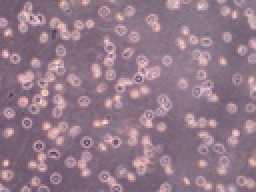
%> input picture bg_subtract/RemoveBackground/image1.jpg, 128 x 96 px, shrunk from 1280 x 960 before the run (shown 2 times larger)
$ octave RemoveBackground.m   (GNU Octave 9; MATLAB toolbox functions it lacks are replaced by stand-ins)
%> lines starting %> are read from the running program, lines starting %| are printed output that depends on the picture; in (x1, y1, x2, y2) boxes, pixels count from 0 and x2, y2 are one past the last pixel; in counts of white or black regions, pixels touching at a corner belong together; the program's own positions count from 1
### bg_subtract/RemoveBackground/separate.m
function [masked_image] = separate(working_image,background_dominant)
%Seperate function: Using a sum-of-gaussians model (2 gaussians) for the color at each pixel results in a simple way of seperating the background.
%Written by Alexander Farley, April 19 2011
%alexander.farley at utoronto.ca
%Updated October 8 2011: Added a flag for pictures where the foreground is dominant
%
%
%working_image: the input image to be counted
%background_dominant: set to 1 if the background occupies more than 50% of
%the image area, otherwise set to 0
%masked_image: binary background/cell separated image

[image_height image_width num_colors] = size(working_image);

%Seperate into color columns
Acolumn = working_image(:,:,1);
Bcolumn = working_image(:,:,2);
Ccolumn = working_image(:,:,3);

%Show original color data in 3D space
% figure
 Areduced = downsample(Acolumn(:),1000);
 Breduced = downsample(Bcolumn(:),1000);
 Creduced = downsample(Ccolumn(:),1000);
% scatter3(Areduced, Breduced, Creduced);

%Combine columns
sample_data = [Acolumn(:)'; Bcolumn(:)'; Ccolumn(:)';];
sample_data_reduced = [Areduced(:)'; Breduced(:)'; Creduced(:)'];

[W,M,V,L] = EM_GM(sample_data_reduced', 2);

%Calculate pdf using Gaussian parameters estimated using EM
membership = zeros(length(Acolumn(:)), 2);
for j=1:length(Acolumn(:))
    membership(j,1) = W(1)*mvnpdf(sample_data(:,j), M(:,1), V(:,:,1));
    membership(j,2) = W(2)*mvnpdf(sample_data(:,j), M(:,2), V(:,:,2));
end

is_bg = membership(:,2) > membership(:,1);
bg_mask = reshape(is_bg, image_height,image_width);
if background_dominant
if W(1) > W(2)
fg_mask = bg_mask;
else
    fg_mask = ~bg_mask;
end
else
if W(1) > W(2)
fg_mask = ~bg_mask;
else
    fg_mask = bg_mask;
end
end

masked_image = working_image;
masked_image(:,:,1) = fg_mask.*masked_image(:,:,1);
masked_image(:,:,2) = fg_mask.*masked_image(:,:,2);
masked_image(:,:,3) = fg_mask.*masked_image(:,:,3);

masked_image = masked_image > 1;

### bg_subtract/RemoveBackground/EM_GM.m
function [W,M,V,L] = EM_GM(X,k,ltol,maxiter,pflag,Init)
% [W,M,V,L] = EM_GM(X,k,ltol,maxiter,pflag,Init)
%
% EM algorithm for k multidimensional Gaussian mixture estimation
%
% Inputs:
%   X(n,d) - input data, n=number of observations, d=dimension of variable
%   k - maximum number of Gaussian components allowed
%   ltol - percentage of the log likelihood difference between 2 iterations ([] for none)
%   maxiter - maximum number of iteration allowed ([] for none)
%   pflag - 1 for plotting GM for 1D or 2D cases only, 0 otherwise ([] for none)
%   Init - structure of initial W, M, V: Init.W, Init.M, Init.V ([] for none)
%
% Ouputs:
%   W(1,k) - estimated weights of GM
%   M(d,k) - estimated mean vectors of GM
%   V(d,d,k) - estimated covariance matrices of GM
%   L - log likelihood of estimates
%
% Written by
%   Patrick P. C. Tsui,
%   PAMI research group
%   Department of Electrical and Computer Engineering
%   University of Waterloo,
%   March, 2006
%

%%%% Validate inputs %%%%
if nargin <= 1,
    disp('EM_GM must have at least 2 inputs: X,k!/n')
    return
elseif nargin == 2,
    ltol = 0.1; maxiter = 1000; pflag = 0; Init = [];
    err_X = Verify_X(X);
    err_k = Verify_k(k);
    if err_X || err_k, return; end
elseif nargin == 3,
    maxiter = 1000; pflag = 0; Init = [];
    err_X = Verify_X(X);
    err_k = Verify_k(k);
    [ltol,err_ltol] = Verify_ltol(ltol);
    if err_X || err_k || err_ltol, return; end
elseif nargin == 4,
    pflag = 0;  Init = [];
    err_X = Verify_X(X);
    err_k = Verify_k(k);
    [ltol,err_ltol] = Verify_ltol(ltol);
    [maxiter,err_maxiter] = Verify_maxiter(maxiter);
    if err_X || err_k || err_ltol || err_maxiter, return; end
elseif nargin == 5,
     Init = [];
    err_X = Verify_X(X);
    err_k = Verify_k(k);
    [ltol,err_ltol] = Verify_ltol(ltol);
    [maxiter,err_maxiter] = Verify_maxiter(maxiter);
    [pflag,err_pflag] = Verify_pflag(pflag);
    if err_X || err_k || err_ltol || err_maxiter || err_pflag, return; end
elseif nargin == 6,
    err_X = Verify_X(X);
    err_k = Verify_k(k);
    [ltol,err_ltol] = Verify_ltol(ltol);
    [maxiter,err_maxiter] = Verify_maxiter(maxiter);
    [pflag,err_pflag] = Verify_pflag(pflag);
    [Init,err_Init]=Verify_Init(Init);
    if err_X || err_k || err_ltol || err_maxiter || err_pflag || err_Init, return; end
else
    disp('EM_GM must have 2 to 6 inputs!');
    return
end

%%%% Initialize W, M, V,L %%%%
t = cputime;
if isempty(Init),
    [W,M,V] = Init_EM(X,k); L = 0;
else
    W = Init.W;
    M = Init.M;
    V = Init.V;
end
Ln = Likelihood(X,k,W,M,V); % Initialize log likelihood
Lo = 2*Ln;

%%%% EM algorithm %%%%
niter = 0;
while (abs(100*(Ln-Lo)/Lo)>ltol) && (niter<=maxiter),
    E = Expectation(X,k,W,M,V); % E-step
    [W,M,V] = Maximization(X,k,E);  % M-step
    Lo = Ln;
    Ln = Likelihood(X,k,W,M,V);
    niter = niter + 1;
end
L = Ln;

%%%% Plot 1D or 2D %%%%
if pflag==1,
    [n,d] = size(X);
    if d>2,
        disp('Can only plot 1 or 2 dimensional applications!/n');
    else
        Plot_GM(X,k,W,M,V);
    end
    elapsed_time = sprintf('CPU time used for EM_GM: %5.2fs',cputime-t);
    disp(elapsed_time);
    disp(sprintf('Number of iterations: %d',niter-1));
end
%%%%%%%%%%%%%%%%%%%%%%
%%%% End of EM_GM %%%%
%%%%%%%%%%%%%%%%%%%%%%

function E = Expectation(X,k,W,M,V)
[n,d] = size(X);
a = (2*pi)^(0.5*d);
S = zeros(1,k);
iV = zeros(d,d,k);
for j=1:k,
    if V(:,:,j)==zeros(d,d), V(:,:,j)=ones(d,d)*eps; end
    S(j) = sqrt(det(V(:,:,j)));
    iV(:,:,j) = inv(V(:,:,j));
end
E = zeros(n,k);
for i=1:n,
    for j=1:k,
        dXM = X(i,:)'-M(:,j);
        pl = exp(-0.5*dXM'*iV(:,:,j)*dXM)/(a*S(j));
        E(i,j) = W(j)*pl;
    end
    E(i,:) = E(i,:)/sum(E(i,:));
end
%%%%%%%%%%%%%%%%%%%%%%%%%%%%
%%%% End of Expectation %%%%
%%%%%%%%%%%%%%%%%%%%%%%%%%%%

function [W,M,V] = Maximization(X,k,E)
[n,d] = size(X);
W = zeros(1,k); M = zeros(d,k);
V = zeros(d,d,k);
for i=1:k,  % Compute weights
    for j=1:n,
        W(i) = W(i) + E(j,i);
        M(:,i) = M(:,i) + E(j,i)*X(j,:)';
    end
    M(:,i) = M(:,i)/W(i);
end
for i=1:k,
    for j=1:n,
        dXM = X(j,:)'-M(:,i);
        V(:,:,i) = V(:,:,i) + E(j,i)*dXM*dXM';
    end
    V(:,:,i) = V(:,:,i)/W(i);
end
W = W/n;
%%%%%%%%%%%%%%%%%%%%%%%%%%%%%
%%%% End of Maximization %%%%
%%%%%%%%%%%%%%%%%%%%%%%%%%%%%

function L = Likelihood(X,k,W,M,V)
% Compute L based on K. V. Mardia, "Multivariate Analysis", Academic Press, 1979, PP. 96-97
% to enchance computational speed
[n,d] = size(X);
U = mean(X)';
S = cov(X);
L = 0;
for i=1:k,
    iV = inv(V(:,:,i));
    L = L + W(i)*(-0.5*n*log(det(2*pi*V(:,:,i))) ...
        -0.5*(n-1)*(trace(iV*S)+(U-M(:,i))'*iV*(U-M(:,i))));
end
%%%%%%%%%%%%%%%%%%%%%%%%%%%
%%%% End of Likelihood %%%%
%%%%%%%%%%%%%%%%%%%%%%%%%%%

function err_X = Verify_X(X)
err_X = 1;
[n,d] = size(X);
if n<d,
    disp('Input data must be n x d!/n');
    return
end
err_X = 0;
%%%%%%%%%%%%%%%%%%%%%%%%%
%%%% End of Verify_X %%%%
%%%%%%%%%%%%%%%%%%%%%%%%%

function err_k = Verify_k(k)
err_k = 1;
if ~isnumeric(k) | ~isreal(k) | k<1,
    disp('k must be a real integer >= 1!/n');
    return
end
err_k = 0;
%%%%%%%%%%%%%%%%%%%%%%%%%
%%%% End of Verify_k %%%%
%%%%%%%%%%%%%%%%%%%%%%%%%

% [9 lines left out: function Verify_ltol, not called in this run]
%%%%%%%%%%%%%%%%%%%%%%%%%%%%
%%%% End of Verify_ltol %%%%
%%%%%%%%%%%%%%%%%%%%%%%%%%%%

% [9 lines left out: function Verify_maxiter, not called in this run]
%%%%%%%%%%%%%%%%%%%%%%%%%%%%%%%
%%%% End of Verify_maxiter %%%%
%%%%%%%%%%%%%%%%%%%%%%%%%%%%%%%

% [9 lines left out: function Verify_pflag, not called in this run]
%%%%%%%%%%%%%%%%%%%%%%%%%%%%%
%%%% End of Verify_pflag %%%%
%%%%%%%%%%%%%%%%%%%%%%%%%%%%%

% [21 lines left out: function Verify_Init, not called in this run]
%%%%%%%%%%%%%%%%%%%%%%%%%%%%
%%%% End of Verify_Init %%%%
%%%%%%%%%%%%%%%%%%%%%%%%%%%%

function [W,M,V] = Init_EM(X,k)
[n,d] = size(X);
[Ci,C] = kmeans(X,k,'Start','cluster', ...
    'Maxiter',100, ...
    'EmptyAction','drop', ...
    'Display','off'); % Ci(nx1) - cluster indeices; C(k,d) - cluster centroid (i.e. mean)
while sum(isnan(C))>0,
    [Ci,C] = kmeans(X,k,'Start','cluster', ...
        'Maxiter',100, ...
        'EmptyAction','drop', ...
        'Display','off');
end
M = C';
Vp = repmat(struct('count',0,'X',zeros(n,d)),1,k);
for i=1:n, % Separate cluster points
    Vp(Ci(i)).count = Vp(Ci(i)).count + 1;
    Vp(Ci(i)).X(Vp(Ci(i)).count,:) = X(i,:);
end
V = zeros(d,d,k);
for i=1:k,
    W(i) = Vp(i).count/n;
    V(:,:,i) = cov(Vp(i).X(1:Vp(i).count,:));
end
%%%%%%%%%%%%%%%%%%%%%%%%
%%%% End of Init_EM %%%%
%%%%%%%%%%%%%%%%%%%%%%%%

% [38 lines left out: function Plot_GM, not called in this run]
%%%%%%%%%%%%%%%%%%%%%%%%
%%%% End of Plot_GM %%%%
%%%%%%%%%%%%%%%%%%%%%%%%

% [37 lines left out: function Plot_Std_Ellipse, not called in this run]
%%%%%%%%%%%%%%%%%%%%%%%%%%%%%%%%%
%%%% End of Plot_Std_Ellipse %%%%
%%%%%%%%%%%%%%%%%%%%%%%%%%%%%%%%%

### bg_subtract/RemoveBackground/RemoveBackground.m
input_image_path = 'image1.jpg';

im = double(imread(input_image_path));

[masked_image] = separate(im,1);
%> in separate, `Acolumn = working_image(:,:,1);`:
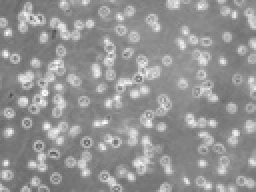
%> Acolumn: size 96x128 double (shown 2 times larger); min 76, max 255, mean 147.8
%> in separate, `Bcolumn = working_image(:,:,2);`:
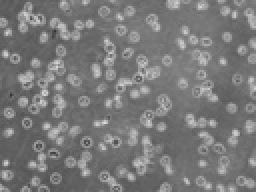
%> Bcolumn: size 96x128 double (shown 2 times larger); min 52, max 220, mean 121.7
%> in separate, `Ccolumn = working_image(:,:,3);`:
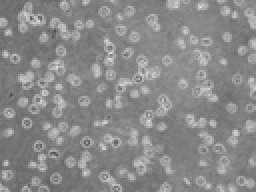
%> Ccolumn: size 96x128 double (shown 2 times larger); min 74, max 225, mean 137.6
%> in separate, `Areduced = downsample(Acolumn(:),1000);`: Areduced = [120; 213; 199; 176; 132; 166; 135; 125; 188; 130; 129; 142; 130]
%> in separate, `Breduced = downsample(Bcolumn(:),1000);`: Breduced = [99; 174; 159; 144; 111; 129; 117; 106; 161; 107; 115; 115; 119]
%> in separate, `Creduced = downsample(Ccolumn(:),1000);`: Creduced = [114; 179; 168; 165; 130; 146; 131; 126; 176; 123; 132; 132; 135]
%> in separate, `sample_data_reduced = [Areduced(:)'; Breduced(:)'; Creduced(:)'];`: sample_data_reduced = 13 columns, first 8: [120 213 199 176 132 166 135 125; 99 174 159 144 111 129 117 106; 114 179 168 165 130 146 131 126]
%> in EM_GM, `err_X = Verify_X(X);`: err_X = 0
%> in Init_EM, `[Ci,C] = kmeans(X,k,'Start','cluster', 'Maxiter',100, 'EmptyAction','d..`: Ci = [2; 1; 1; 1; 2; 1; 2; 2; 1; 2; 2; 2; 2]; C = [188.4 153.4 166.8; 130.4 111.1 127.9]
%> in Init_EM, `M = C';`: M = [188.4 130.4; 153.4 111.1; 166.8 127.9]
%> after the loop in Init_EM, `for i=1:n,`: Vp = 2 items; count: 5, 8
%> after the loop in Init_EM, `for i=1:k,`: W = [0.385 0.615]
%> in EM_GM, `[W,M,V] = Init_EM(X,k)`: M = [188.4 130.4; 153.4 111.1; 166.8 127.9]
%> in Likelihood, `U = mean(X)';`: U = [152.7; 127.4; 142.8]
%> in Likelihood, `S = cov(X);`: S = [1002.6 749.4 663.4; 749.4 584.4 518.3; 663.4 518.3 471]
%> the loop in Likelihood, `for i=1:k,` made 2 passes
%> L on passes 1 to 2: -198.1, -403.2
%> in EM_GM, `Ln = Likelihood(X,k,W,M,V);`: Ln = -403.2
%> in EM_GM, `Lo = 2*Ln;`: Lo = -806.4
%> the loop in EM_GM, `while (abs(100*(Ln-Lo)/Lo)>ltol) && (niter<=maxiter),` made 2 passes
%> (a in Expectation, W, M, Lo, U in Likelihood) on passes 1 to 2: (15.75, [0.385 0.615], [188.4 130.4; 153.4 111.1; 166.8 127.9], -403.2, [152.7; 127.4; 142.8]), (15.75, [0.385 0.615], [188.4 130.4; 153.4 111.1; 166.8 127.9], -461, [152.7; 127.4; 142.8])
%> in EM_GM, `L = Ln;`: L = -461
%> in separate, `[W,M,V,L] = EM_GM(sample_data_reduced', 2);`: W = [0.385 0.615]; M = [188.4 130.4; 153.4 111.1; 166.8 127.9]; L = -461
%> in separate, `is_bg = membership(:,2) > membership(:,1);`: is_bg = 12288 logical values, 8903 true
%> in separate, `bg_mask = reshape(is_bg, image_height,image_width);`:
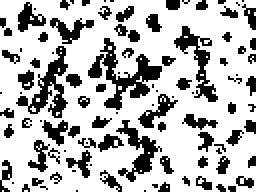
%> bg_mask: size 96x128 logical (shown 2 times larger); 72.5% white; 102 black regions (58 under 20 px), largest, box (x1, y1, x2, y2) and area: (44, 19, 81, 55) 428, (8, 23, 34, 59) 308, (87, 13, 109, 51) 248
%> in separate, `masked_image(:,:,1) = fg_mask.*masked_image(:,:,1);`:
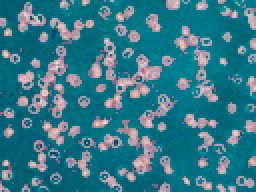
%> masked_image: size 96x128x3 double (shown 2 times larger); mean R, G, B 50.7, 121.7, 137.6
%> in separate, `masked_image(:,:,2) = fg_mask.*masked_image(:,:,2);`:
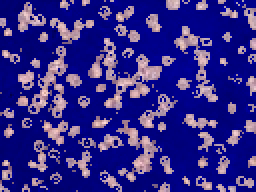
%> masked_image: size 96x128x3 double (shown 2 times larger); mean R, G, B 50.7, 41.7, 137.6
%> in separate, `masked_image(:,:,3) = fg_mask.*masked_image(:,:,3);`:
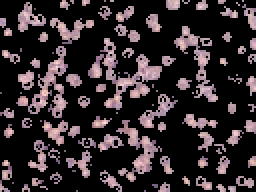
%> masked_image: size 96x128x3 double (shown 2 times larger); mean R, G, B 50.7, 41.7, 45

imshow(uint8(masked_image.*im))
